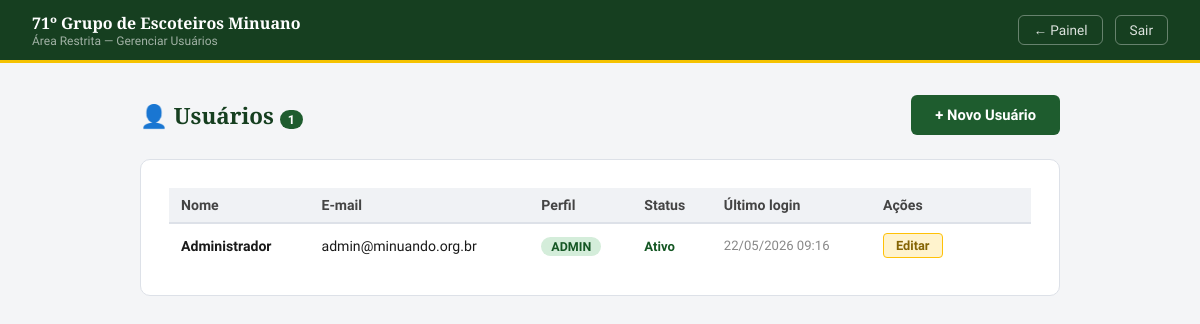
The app's page /admin/usuarios.php (signed in), older data.
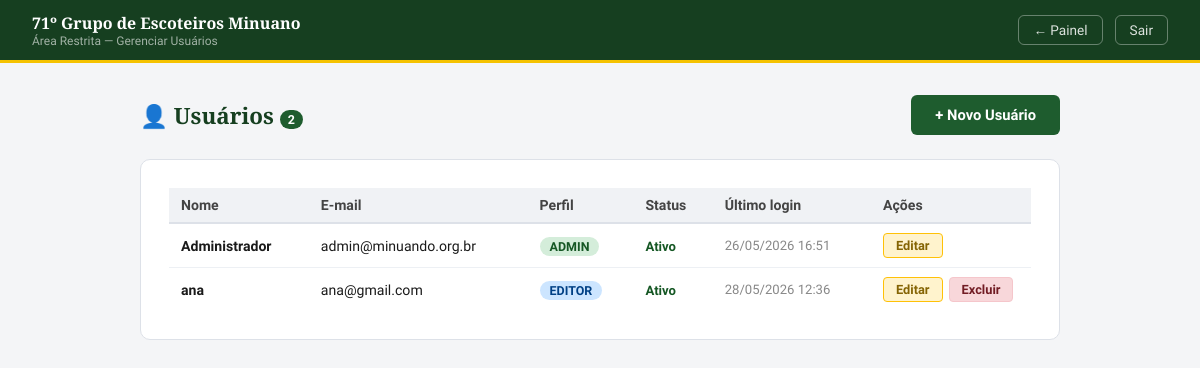
The same page, newer data.
### tables this page shows
CREATE TABLE `usuarios` (
  `id` int(10) UNSIGNED NOT NULL,
  `nome` varchar(100) NOT NULL,
  `email` varchar(150) NOT NULL,
  `senha` varchar(255) NOT NULL,
  `perfil` enum('admin','editor','visualizador') NOT NULL DEFAULT 'editor',
  `ativo` tinyint(1) NOT NULL DEFAULT 1,
  `ultimo_login` datetime DEFAULT NULL,
  `created_at` datetime NOT NULL DEFAULT current_timestamp(),
  `updated_at` datetime NOT NULL DEFAULT current_timestamp() ON UPDATE current_timestamp()
);

### admin/usuarios.php (the view, shortened to what this page needs)
<?php
$db = getDB();
$usuarios = $db->query("SELECT id, nome, email, perfil, ativo, ultimo_login FROM usuarios ORDER BY nome")->fetchAll();
?>
<!DOCTYPE html>
<html lang="pt-BR">
<head>
  <link rel="stylesheet" href="../assets/css/main.css">
 <link rel="stylesheet" href="../assets/css/admin.css">
</head>
<body>
  <div class="topo">
    <div class="topo-texto">
      <h1>71º Grupo de Escoteiros Minuano</h1>
      <p>Área Restrita — Gerenciar Usuários</p>
    </div>
    <div class="topo-direita">
      <a href="../dashboard.php" class="btn-voltar">← Painel</a>
      <a href="../logout.php" class="btn-sair">Sair</a>
    </div>
  </div>
  <div class="admin-wrap">
    <div class="admin-topbar">
      <h2>👤 Usuários <span class="badge-count"><?= count($usuarios) ?></span></h2>
      <a href="usuario-insere.php" class="btn-primary">+ Novo Usuário</a>
    </div>
    <div class="card">
      <table class="doc-table">
        <thead>
          <tr>
            <th>Nome</th>
            <th>E-mail</th>
            <th>Perfil</th>
            <th>Status</th>
            <th>Último login</th>
            <th style="width:160px">Ações</th>
          </tr>
        </thead>
        <tbody>
          <?php foreach ($usuarios as $u): ?>
          <tr>
            <td><strong><?= htmlspecialchars($u['nome']) ?></strong></td>
            <td><?= htmlspecialchars($u['email']) ?></td>
            <td><span class="badge-perfil <?= $u['perfil'] ?>"><?= ucfirst($u['perfil']) ?></span></td>
            <td>
              <?php if ($u['ativo']): ?>
                <span style="color:#155724;font-weight:700;font-size:.82rem">Ativo</span>
              <?php else: ?>
                <span class="badge-inativo">Inativo</span>
              <?php endif; ?>
            </td>
            <td style="font-size:.82rem;color:#888">
              <?= $u['ultimo_login'] ? date('d/m/Y H:i', strtotime($u['ultimo_login'])) : '—' ?>
            </td>
            <td>
              <div class="actions">
                <a href="usuario-atualiza.php?id=<?= $u['id'] ?>" class="btn-sm btn-warning">Editar</a>
                <?php if ($u['id'] != $_SESSION['usuario_id']):  ?>
                  <a href="usuario-exclui.php?id=<?= $u['id'] ?>"
                     class="btn-sm btn-danger"
                     onclick="return confirm('Excluir o usuário <?= htmlspecialchars($u['nome']) ?>?')">Excluir</a>
                <?php endif; ?>
              </div>
            </td>
          </tr>
          <?php endforeach; ?>
        </tbody>
      </table>
    </div>
  </div>
</body>
</html>

### assets/css/admin.css (style rules this page uses)
*, *::before, *::after { box-sizing: border-box; margin: 0; padding: 0; }
:root { --verde: #1e5c2e; --verde-escuro: #163f20; --verde-claro: #2d7a40; --amarelo: #f5c200; --branco: #ffffff; --cinza-bg: #f4f5f7; }
body { font-family: 'Source Sans 3', sans-serif; background: var(--cinza-bg); min-height: 100vh; }
.topo { background: var(--verde-escuro); border-bottom: 3px solid var(--amarelo); padding: 12px 32px; display: flex; align-items: center; justify-content: space-between; gap: 14px; }
.topo-texto h1 { font-family: 'Playfair Display', serif; font-size: 1rem; color: var(--branco); }
.topo-texto p { font-size: 0.75rem; color: rgba(255,255,255,0.6); }
.topo-direita { display: flex; align-items: center; gap: 12px; }
.btn-voltar, .btn-sair { font-size: 0.85rem; padding: 6px 14px; border-radius: 6px; text-decoration: none; border: 1.5px solid rgba(255,255,255,0.35); color: rgba(255,255,255,0.85); transition: background 0.2s; }
.admin-wrap { max-width: 960px; margin: 0 auto; padding: 32px 20px 60px; }
.admin-topbar { display: flex; align-items: center; justify-content: space-between; margin-bottom: 24px; flex-wrap: wrap; gap: 12px; }
.admin-topbar h2 { font-family: 'Playfair Display', serif; font-size: 1.4rem; color: var(--verde-escuro); }
.badge-count { background: var(--verde); color: white; font-size: 0.78rem; padding: 2px 8px; border-radius: 20px; font-family: 'Source Sans 3', sans-serif; }
.card { background: var(--branco); border: 1px solid #dde1e8; border-radius: 10px; padding: 28px; margin-bottom: 24px; }
.btn-primary { background: var(--verde); color: white; border: none; border-radius: 6px; padding: 11px 24px; font-family: 'Source Sans 3', sans-serif; font-size: 0.92rem; font-weight: 700; cursor: pointer; text-decoration: none; display: inline-block; transition: background .2s; }
.btn-sm { padding: 4px 12px; border-radius: 4px; font-size: .8rem; font-weight: 600; cursor: pointer; border: 1px solid transparent; font-family: inherit; text-decoration: none; display: inline-block; }
.btn-warning { background: #fff3cd; color: #856404; border-color: #ffc107; }
.btn-danger { background: #f8d7da; color: #721c24; border-color: #f5c6cb; }
.actions { display: flex; gap: 6px; flex-wrap: wrap; }
.doc-table { width: 100%; border-collapse: collapse; font-size: 0.88rem; }
.doc-table th { background: #f0f2f5; text-align: left; padding: 9px 12px; font-weight: 700; color: #444; border-bottom: 2px solid #dde1e8; }
.doc-table td { padding: 9px 12px; border-bottom: 1px solid #edf0f4; vertical-align: middle; }
.doc-table tr:last-child td { border-bottom: none; }
.badge-perfil { padding: 2px 10px; border-radius: 20px; font-size: .78rem; font-weight: 700; text-transform: uppercase; }
.badge-perfil.admin { background: #d4edda; color: #155724; }
.badge-perfil.editor { background: #cce5ff; color: #004085; }

### assets/css/base.css (style rules this page uses)
:root { --navy: #1e6b35; --navy-dark: #134d24; --navy-light: #2a8a44; --gold: #e8b800; --gold-light: #f5d000; --green: #1e6b35; --cream: #f5faf0; --white: #ffffff; --gray-light: #f0f5ec; --gray: #555; --text: #1a1a1a; --border: #c8ddc0; }
* { margin: 0; padding: 0; box-sizing: border-box; }
body { font-family: 'Source Sans 3', sans-serif; color: var(--text); background: var(--cream); font-size: 16px; }
.btn-primary { display: inline-block; background: var(--gold); color: var(--navy-dark); font-weight: 700; font-size: 0.95rem; padding: 12px 30px; border-radius: 3px; text-decoration: none; transition: background 0.2s, transform 0.1s; border: none; cursor: pointer; }
html { scroll-behavior: smooth; }

### assets/css/components.css (style rules this page uses)
.card { background: white; border: 1px solid var(--border); border-radius: 6px; overflow: hidden; transition: box-shadow 0.2s, transform 0.2s; }

Row changes from the older to the newer data that the page shows:
changed usuarios "Administrador": ultimo_login "22/05/2026 09:16" → "26/05/2026 16:51"
added usuarios: nome "ana", email "ana@gmail.com", perfil "EDITOR", ativo "Ativo", ultimo_login "28/05/2026 12:36"
Text that changed along with them:
count($usuarios): "1" → "2"
